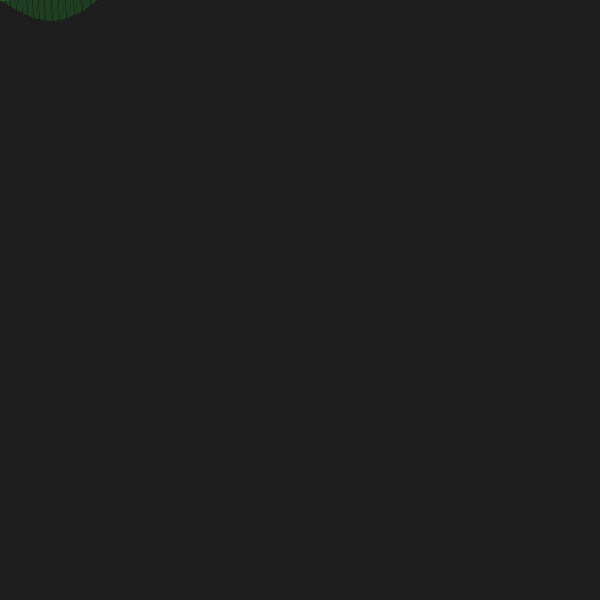
Frame 1 (no input)
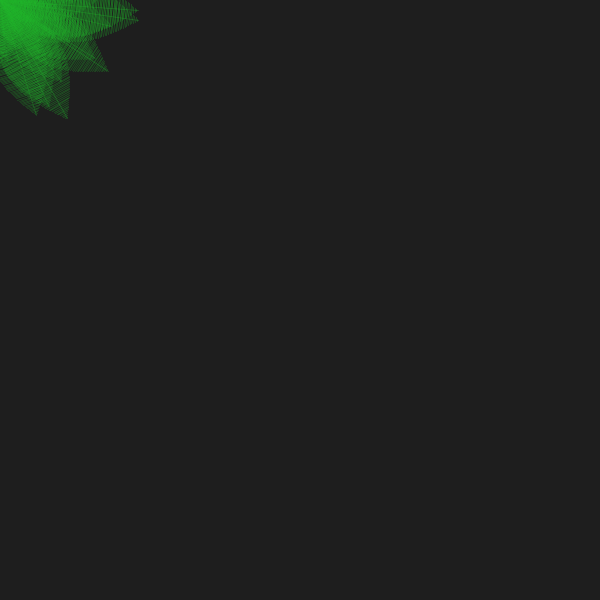
Frame 60 (the mouse pressed at the canvas centre just before this capture)
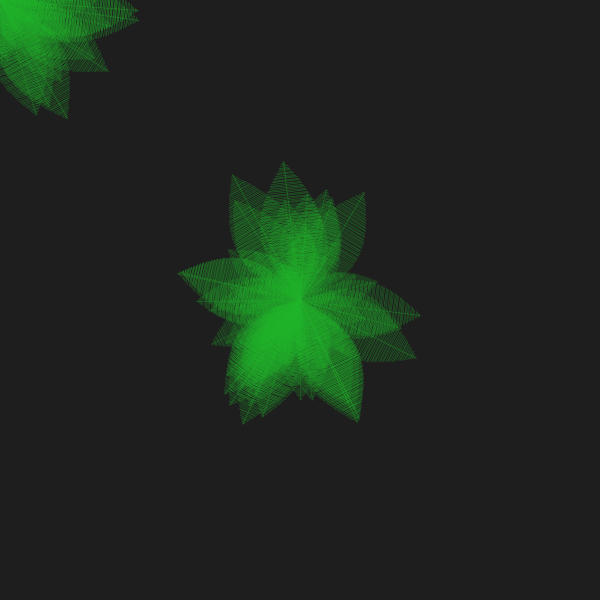
Frame 120 (the mouse held since frame 60 and released just before this capture)

The Processing sketch that drew these frames (run headless with seeded random() and noise(); from frame 60 on, the mouse is pressed at the canvas centre):

// Processing sketch: processing_170895
// ── processing_170895.pde

float lev;

void setup() {
  size(600, 600);
  background(30);
  stroke(30,180,40, 100);
  fill(196,98,4,6);
  strokeWeight(2);
  frameRate(36);
}

void draw() {
 // rect(0,0,width,height);

  leaf(mouseX, mouseY, random(0.1,0.4), random(0,360));
}


void leaf(int x, int y, float scale, float degree) {
  pushMatrix();
  translate(x, y);
  rotate(radians(-degree));
  scale(scale);
  line(0, 0, 0, 360);  

  for (int i =0; i<90; i++) {
    lev = 80*sin(radians(2*i));
    line(lev, i*4, -lev, i*4);
  }
  popMatrix();
}
